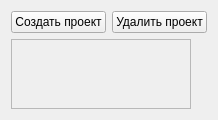
<?xml version="1.0" encoding="UTF-8"?>
<ui version="4.0">
 <class>MyProjectsTab</class>
 <widget class="QWidget" name="MyProjectsTab">
  <property name="windowTitle">
   <string>MyProjectsTab</string>
  </property>
  <layout class="QVBoxLayout" name="mainLayout">
   <item>
    <layout class="QHBoxLayout" name="buttonLayout">
     <item>
      <widget class="QPushButton" name="createProjectButton">
       <property name="text">
        <string>Создать проект</string>
       </property>
      </widget>
     </item>
     <item>
      <widget class="QPushButton" name="deleteProjectButton">
       <property name="text">
        <string>Удалить проект</string>
       </property>
      </widget>
     </item>
     <item>
      <spacer name="spacerRight">
       <property name="orientation">
        <enum>Qt::Horizontal</enum>
       </property>
       <property name="sizeType">
        <enum>QSizePolicy::Expanding</enum>
       </property>
       <property name="sizeHint" stdset="0">
        <size>
         <width>0</width>
         <height>0</height>
        </size>
       </property>
      </spacer>
     </item>
    </layout>
   </item>
   <item>
    <layout class="QHBoxLayout" name="contentLayout">
     <property name="spacing">
      <number>6</number>
     </property>
     <item>
      <widget class="QScrollArea" name="scrollArea">
       <property name="widgetResizable">
        <bool>true</bool>
       </property>
       <widget class="QWidget" name="scrollContent">
        <layout class="QVBoxLayout" name="projectsLayout"/>
       </widget>
      </widget>
     </item>
     <item>
      <widget class="QWidget" name="employeesPanel">
       <layout class="QVBoxLayout" name="employeesLayout">
        <property name="leftMargin">
         <number>10</number>
        </property>
        <property name="topMargin">
         <number>0</number>
        </property>
        <property name="rightMargin">
         <number>0</number>
        </property>
        <property name="bottomMargin">
         <number>0</number>
        </property>
       </layout>
      </widget>
     </item>
    </layout>
   </item>
  </layout>
 </widget>
 <resources/>
 <connections/>
</ui>
